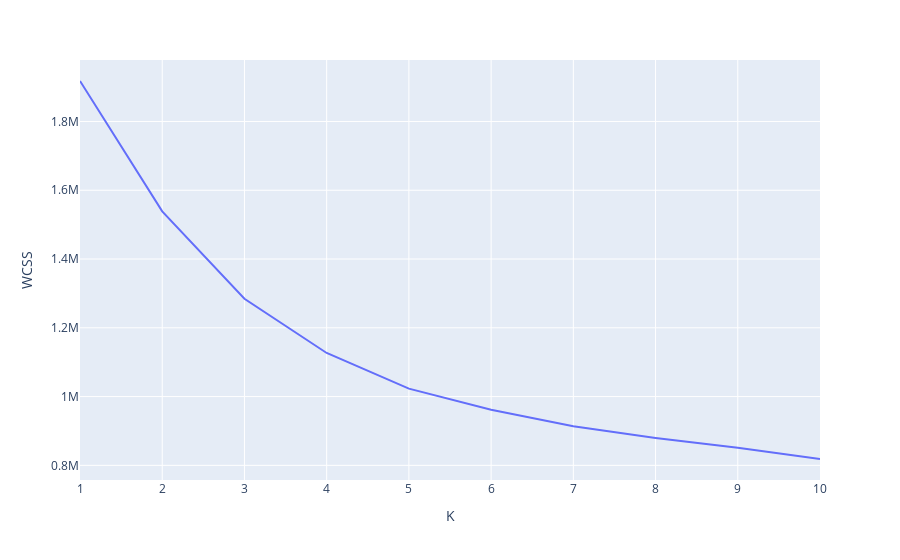

Notebook code cell kept with this figure:
### Markdown cell above
## Método del codo

### Code cell
kmeans_kwargs = {
    "init": "random",
    "n_init": 10,
    "max_iter": 300,
    "random_state": 42,
}

wcss = []
for k in range(1,11):
  kmeans = KMeans(n_clusters=k, **kmeans_kwargs)
  kmeans.fit(victima_preprocessed)
  wcss.append(kmeans.inertia_)

datos_WCSS = pd.DataFrame(range(1, 11), columns = ["K"])
datos_WCSS["WCSS"] = wcss

fig = px.line(datos_WCSS, x = "K", y = "WCSS")
fig.show()

localizador_codo = KneeLocator(range(1, 11), wcss, curve = 'convex', direction = "decreasing")
print(f"\n La cantidad de clusteres debe ser {localizador_codo.elbow}")

### Figure 1 — Plotly figure (JSON) as saved in the notebook; plotly's stock layout.template omitted (floating-point values rounded to 4 significant figures)
{"data": [{"hovertemplate": "K=%{x}<br>WCSS=%{y}<extra></extra>", "legendgroup": "", "line": {"color": "#636efa", "dash": "solid"}, "marker": {"symbol": "circle"}, "mode": "lines", "name": "", "orientation": "v", "showlegend": false, "type": "scatter", "x": [1, 2, 3, 4, 5, 6, 7, 8, 9, 10], "xaxis": "x", "y": [1918000.0, 1539000.0, 1284000.0, 1127000.0, 1023000.0, 961600.0, 913500.0, 879700.0, 851100.0, 818500.0], "yaxis": "y"}], "layout": {"legend": {"tracegroupgap": 0}, "margin": {"t": 60}, "xaxis": {"anchor": "y", "domain": [0, 1], "title": {"text": "K"}}, "yaxis": {"anchor": "x", "domain": [0, 1], "title": {"text": "WCSS"}}}}
